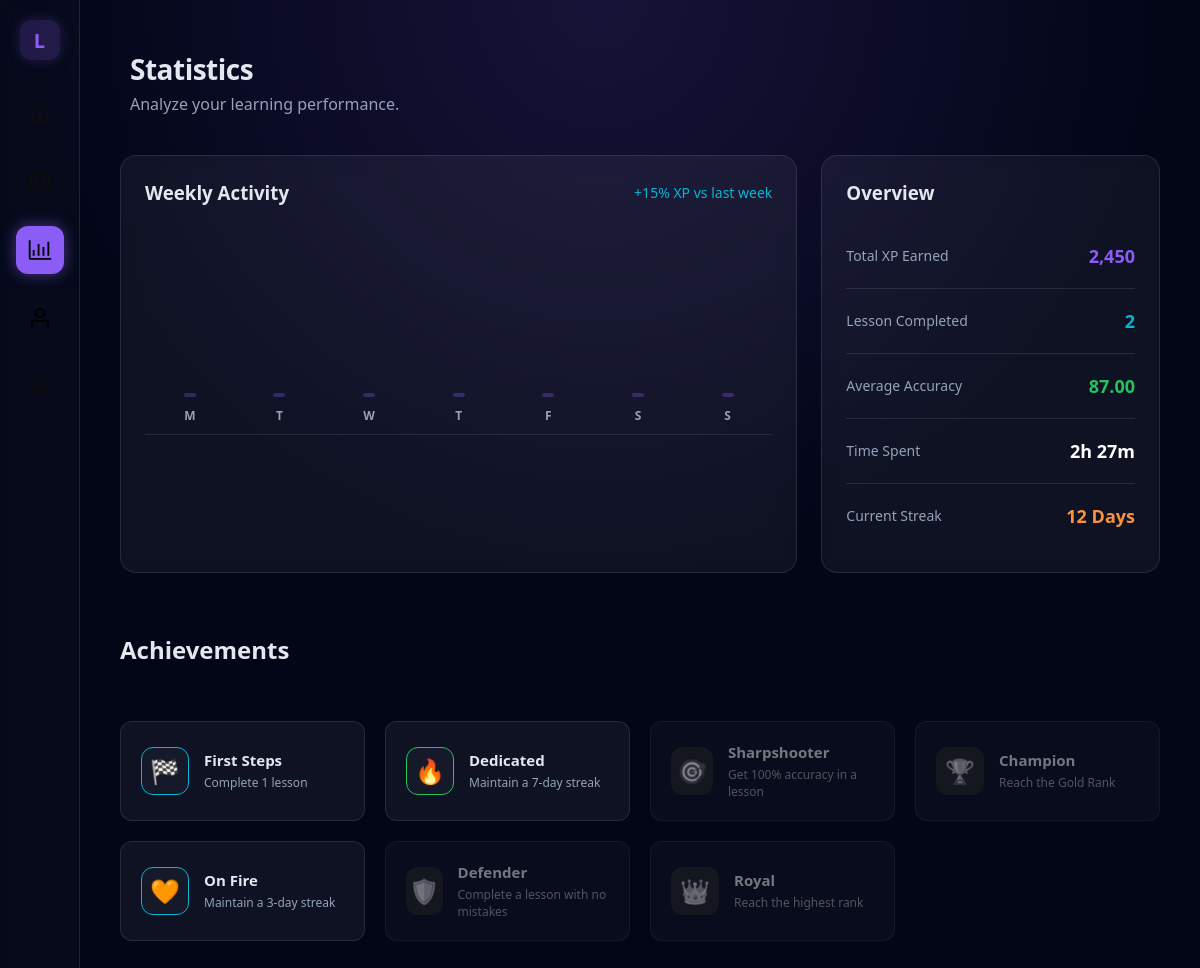
The app's page /stats.php (signed in) with its own data.
### tables this page shows
CREATE TABLE `users` (
    `id` INT(11) NOT NULL AUTO_INCREMENT,
    `username` VARCHAR(50) NOT NULL,
    `email` VARCHAR(100) NOT NULL,
    `password` VARCHAR(255) NOT NULL,
     
    `xp` INT(11) NOT NULL DEFAULT 0,
    `streak` INT(11) NOT NULL DEFAULT 0,
    `accuracy` DECIMAL(5, 2) default 87.00,
    `rank` VARCHAR(50) DEFAULT 'Silver II',
    `role` VARCHAR(20) NOT NULL DEFAULT 'learner',
    `status` VARCHAR(20) NOT NULL DEFAULT 'active',
    `created_at` TIMESTAMP NOT NULL DEFAULT CURRENT_TIMESTAMP,
    `last_login` TIMESTAMP NOT NULL DEFAULT CURRENT_TIMESTAMP ON UPDATE CURRENT_TIMESTAMP,
    PRIMARY KEY (`id`),
    UNIQUE KEY `username` (`username`),
    UNIQUE KEY `email` (`email`)
);

CREATE TABLE `user_achievements` (
    `user_id` INT(11) NOT NULL,
    `achievement_id` INT(11) NOT NULL,
    `unlock_at` TIMESTAMP NOT NULL DEFAULT CURRENT_TIMESTAMP,
    PRIMARY KEY (`user_id`, `achievement_id`),
    KEY `user_id` (`user_id`),
    KEY `achievement_id` (`achievement_id`),
    CONSTRAINT `user_achievements_ibfk_1` FOREIGN KEY (`user_id`) REFERENCES `users` (`id`) ON DELETE CASCADE,
    CONSTRAINT `user_achievements_ibfk_2` FOREIGN KEY (`achievement_id`) REFERENCES `achievements` (`id`) ON DELETE CASCADE
);

CREATE TABLE `achievements` (
    `id` INT(11) NOT NULL AUTO_INCREMENT,
    `name` VARCHAR(100) NOT NULL,
    `description` VARCHAR(255) NOT NULL,
    `icon_emoji` VARCHAR(10) NOT NULL,
    PRIMARY KEY (`id`)
);

### stats.php (the view, shortened to what this page needs)
<?php
$user_id = $_SESSION['user_id'];
$dbHost = 'localhost';
$dbName = 'lingoflow_db';
$dbUser = 'root';
$dbPass = '';
try {
  $pdo = new PDO("mysql:host=$dbHost;dbname=$dbName;charset=utf8mb4", $dbUser, $dbPass);
  $pdo->setAttribute(PDO::ATTR_ERRMODE, PDO::ERRMODE_EXCEPTION);
  $userStmt = $pdo->prepare("SELECT xp, streak, accuracy, created_at FROM users WHERE id = ?");
  $userStmt->execute([$user_id]);
  $user = $userStmt->fetch(PDO::FETCH_ASSOC);
  $progStmt = $pdo->prepare("SELECT COUNT(*) FROM user_progress WHERE user_id = ? AND status = 'completed'");
  $progStmt->execute([$user_id]);
  $lessonsCompleted = $progStmt->fetchColumn();
  $totalMinutes = ($user['xp'] > 0) ? round(($user['xp'] / 50) * 3) : 0;
  $hours = floor($totalMinutes / 60);
  $mins = $totalMinutes % 60;
  $timeString = "{$hours}h {$mins}m";
  $achSql = "
     SELECT a.id, a.name, a.description, a.icon_emoji, unlock_at
     FROM achievements a
     LEFT JOIN user_achievements ua ON a.id = ua.achievement_id AND ua.user_id = ?
";
  $achStmt = $pdo->prepare($achSql);
  $achStmt->execute([$user_id]);
  $achievements = $achStmt->fetchAll(PDO::FETCH_ASSOC);
} catch (PDOException $e) {
  die("Database Error: " . $e->getMessage());
}
?>
<!DOCTYPE html>
<html lang="en">
<head>
</head>
<body>
  <nav class="sidebar">
    <div class="logo-boxes">L</div>
    <button class="icon-button" onclick="window.location.href='index.php'" aria-label="Home">
    </button>
    <button class="icon-button" onclick="window.location.href='roadmap.php'" aria-label="Roadmap">
    </button>
    <button class="icon-button active" aria-label="Stats">
      <svg fill="#000000" width="24" height="24" viewBox="0 0 16 16" xmlns="http://www.w3.org/2000/svg">
        <path d="M1.75 13.25V1.5H.5v12a1.24 1.24 0 0 0 1.22 1H15.5v-1.25z" />
        <path d="M3.15 8H4.4v3.9H3.15zm3.26-4h1.26v7.9H6.41zm3.27 2h1.25v5.9H9.68zm3.27-3.5h1.25v9.4h-1.25z" />
      </svg>
    </button>
    <button class="icon-button" onclick="window.location.href='profile.php'" aria-label="Profile">
    </button>
    <button class="icon-button" onclick="window.location.href='settings.php'" aria-label="Settings">
    </button>
  </nav>
  <main class="main-content">
    <header>
      <div>
        <h1>Statistics</h1>
        <p class="sub-header">Analyze your learning performance.</p>
      </div>
    </header>
    <div class="stats-layout">
      <div class="glass-panel">
        <div class="chart-header">
          <h3 style="margin: 0;">Weekly Activity</h3>
          <span style="color: var(--cyan); font-size: 14px;">+15% XP vs last week</span>
        </div>
        <div class="chart-container">
          <?php
          $days = ['M', 'T', 'W', 'T', 'F', 'S', 'S'];
          foreach ($days as $day):
            $h = rand(20, 95);
            $class = ($h > 90) ? 'high' : '';
            ?>
            <div class="bar-group">
              <div class="bar <?php echo $class; ?>"></div>
              <span class="bar-label"><?php echo $day; ?></span>
            </div>
          <?php endforeach; ?>
        </div>
      </div>
      <div class="glass-panel overview-list">
        <h3 style="margin-top: 0;">Overview</h3>
        <div class="stat-row">
          <span class="stat-label">Total XP Earned</span>
          <span class="stat-value" style="color: var(--violet);"><?php echo number_format($user['xp']); ?></span>
        </div>
        <div class="stat-row">
          <span class="stat-label">Lesson Completed</span>
          <span class="stat-value" style="color: var(--cyan);"><?php echo $lessonsCompleted; ?></span>
        </div>
        <div class="stat-row">
          <span class="stat-label">Average Accuracy</span>
          <span class="stat-value" style="color: var(--green);"><?php echo $user['accuracy']; ?> </span>
        </div>
        <div class="stat-row">
          <span class="stat-label">Time Spent</span>
          <span class="stat-value"><?php echo $timeString; ?></span>
        </div>
        <div class="stat-row">
          <span class="stat-label">Current Streak</span>
          <span class="stat-value" style="color: var(--orange);"><?php echo $user['streak']; ?>
            Days</span>
        </div>
      </div>
    </div>
    <h2 style="margin: 30px 0 15px 0;">Achievements</h2>
    <div class="achievement-grid">
      <?php foreach ($achievements as $ach): ?>
        <?php
        $isUnlocked = !empty($ach['unlock_at']);
        $class = $isUnlocked ? '' : 'locked';
        $colors = ['var(--violet)', 'var(--cyan)', 'var(--green)', 'var(--orange)', 'var(--red)'];
        $colorStyle = $isUnlocked ? "color:" . $colors[$ach['id'] % 4] . "; border-color:" . $colors[$ach['id'] % 4] . ";" : "";
        ?>
        <div class="ach-card <?php echo $class; ?>">
          <div class="ach-icon" style="<?php echo $colorStyle; ?>"><?php echo $ach['icon_emoji']; ?></div>
          <div class="ach-info">
            <h4><?php echo htmlspecialchars($ach['name']); ?></h4>
            <p><?php echo htmlspecialchars($ach['description']); ?></p>
          </div>
        </div>
      <?php endforeach; ?>
    </div>
  </main>
</body>
</html>

### stats.php (style rules this page uses)
:root { --bg-deep: #020617; --text-main: #e2e8f0; --text-muted: #94a3b8; --violet: #8b5cf6; --violet-glow: rgba(139, 92, 246, 0.5); --cyan: #06b6d4; --green: #22c55e; --red: #ef4444; --orange: #fb923c; --glass: rgba(255, 255, 255, 0.05); --border: rgba(255, 255, 255, 0.1); }
* { box-sizing: border-box; }
body { margin: 0; font-family: "Segoe UI", sans-serif; background-color: var(--bg-deep); color: var(--text-main); background-image: radial-gradient(circle at 50% 0%, rgba(139, 92, 246, 0.15) 0%, transparent 50%); height: 100vh; overflow: hidden; display: grid; grid-template-columns: 80px 1fr; }
.sidebar { background: rgba(255, 255, 255, 0.02); border-right: 1px solid var(--border); display: flex; flex-direction: column; align-items: center; padding-top: 20px; gap: 20px; backdrop-filter: blur(10px); z-index: 100; }
.logo-boxes { width: 40px; height: 40px; background: rgba(139, 92, 246, 0.2); color: var(--violet); border-radius: 10px; display: flex; align-items: center; justify-content: center; font-weight: bold; font-size: 20px; margin-bottom: 10px; box-shadow: 0 0 15px rgba(139, 92, 246, 0.2); cursor: default; }
.icon-button { width: 48px; height: 48px; border-radius: 12px; border: none; background: transparent; color: #64748b; cursor: pointer; transition: all 0.2s cubic-bezier(0.4, 0, 0.2, 1); display: flex; align-items: center; justify-content: center; }
.icon-button.active { background: var(--violet); color: white; box-shadow: 0 0 15px var(--violet-glow); }
.main-content { padding: 40px; overflow-y: auto; display: flex; flex-direction: column; gap: 30px; }
header { margin: 10px; }
h1 { margin: 0; font-size: 28px; letter-spacing: -0.5px; }
.sub-header { color: var(--text-muted); margin: 5px 0 0 0; }
.stats-layout { display: grid; grid-template-columns: 2fr 1fr; gap: 24px; }
.glass-panel { background: var(--glass); backdrop-filter: blur(10px); border: 1px solid var(--border); border-radius: 16px; padding: 24px; }
.chart-header { display: flex; justify-content: space-between; align-items: center; margin-bottom: 30px; }
.chart-container { display: flex; align-items: flex-end; justify-content: space-between; height: 200px; padding-bottom: 10px; border-bottom: 1px solid var(--border); }
.bar-group { display: flex; flex-direction: column; align-items: center; gap: 10px; height: 100%; justify-content: flex-end; width: 100%; }
.bar { width: 12px; background: rgba(139, 92, 246, 0.3); border-radius: 4px; transition: height 0.5s ease; position: relative; min-height: 4px; }
.bar-label { font-size: 12px; color: var(--text-muted); font-weight: bold; }
.overview-list { display: flex; flex-direction: column; gap: 0; }
.stat-row { display: flex; justify-content: space-between; align-items: center; padding: 20px 0; border-bottom: 1px solid var(--border); }
.stat-row:last-child { border-bottom: none; }
.stat-label { font-size: 14px; color: var(--text-muted); }
.stat-value { font-size: 18px; font-weight: bold; color: white; }
.achievement-grid { display: grid; grid-template-columns: repeat(auto-fill, minmax(200px, 1fr)); gap: 20px; margin-top: 10px; }
.ach-card { background: var(--glass); border: 1px solid var(--border); border-radius: 12px; padding: 20px; display: flex; align-items: center; gap: 15px; transition: 0.2s; }
.ach-icon { width: 48px; height: 48px; border-radius: 12px; display: flex; align-items: center; justify-content: center; font-size: 24px; background: rgba(255, 255, 255, 0.03); border: 1px solid var(--border); }
.ach-info h4 { margin: 0; font-size: 15px; }
.ach-info p { margin: 4px 0 0 0; font-size: 12px; color: var(--text-muted); }
.ach-card.locked { opacity: 0.5; filter: grayscale(1); }
.ach-card.locked .ach-icon { border-color: transparent; background: #1e293b; }

### records on screen
users: xp "2,450", accuracy "87.00", streak "12"
user_achievements: achievement.icon_emoji "🏁", achievement.name "First Steps", achievement.description "Complete 1 lesson"
user_achievements: achievement.icon_emoji "🔥", achievement.name "Dedicated", achievement.description "Maintain a 7-day streak"
achievements: icon_emoji "🎯", name "Sharpshooter", description "Get 100% accuracy in a lesson"
achievements: icon_emoji "🏆", name "Champion", description "Reach the Gold Rank"
user_achievements: achievement.icon_emoji "🧡", achievement.name "On Fire", achievement.description "Maintain a 3-day streak"
achievements: icon_emoji "🛡️", name "Defender", description "Complete a lesson with no mistakes"
achievements: icon_emoji "👑", name "Royal", description "Reach the highest rank"

### other values on screen
$day "M"
$day "T"
$day "W"
$day "F"
$day "S"
$lessonsCompleted "2"
